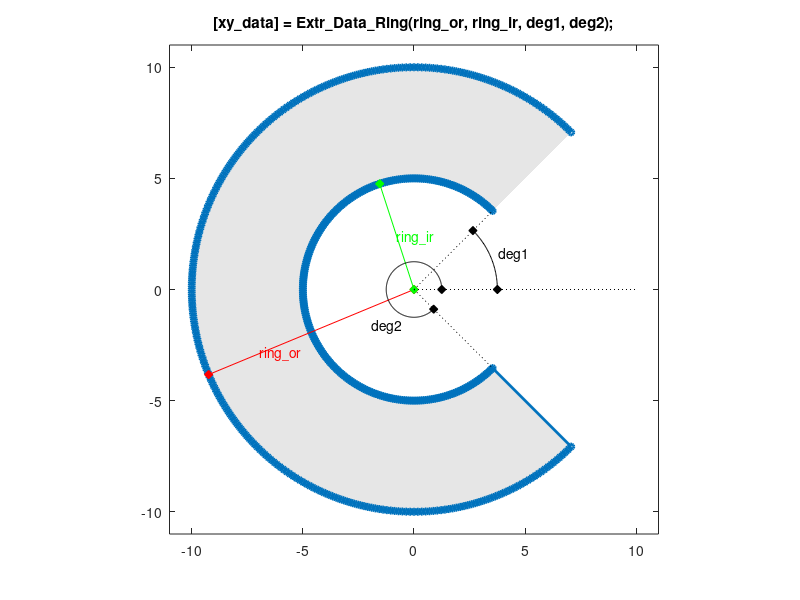

Here is the MATLAB script that generated this plot:
function [xy_data] = Extr_Data_Ring(ring_or, ring_ir, deg1, deg2, varargin)
%Extr_Data_Ring Produce extrusion data for a ring.
%   [xy_data] = Extr_Data_Ring(ring_or, ring_ir, deg1, deg2)
%   This function returns x-y data for a ring.
%   You can specify:
%       Outer radius	ring_or
%       Inner radius	ring_ir
%       Start angle     deg1
%       Finish angle	deg2
%
%   To see a plot showing parameter values, enter the name
%   of the function with no arguments
%   >> Extr_Data_Ring
%
%   To see a plot created with your parameter values,
%   add 'plot' as the final argument
%   >> Extr_Data_Ring(10,5,45,315,'plot')


% Default data to show diagram
if (nargin == 0)
    deg1 = 45;
    deg2 = 315;
    ring_or = 10;
    ring_ir = 5;
end

% Check if plot should be produced
if (isempty(varargin))
    showplot = 'n';
else
    showplot = varargin;
end

% Calculate extrusion data
theta = [(deg1:1:deg2) ]'*pi/180;
unit_circle = [cos(theta), sin(theta)];
if(ring_ir>0)
    xy_data = [ring_or * unit_circle; ring_ir * flipud(unit_circle)];
else
    xy_data = [ring_or * unit_circle];
end

% Plot diagram to show parameters and extrusion
if (nargin == 0 || strcmpi(showplot,'plot'))
    
    % Figure name
    figString = ['h1_' mfilename];
    % Only create a figure if no figure exists
    figExist = 0;
    fig_hExist = evalin('base',['exist(''' figString ''')']);
    if (fig_hExist)
        figExist = evalin('base',['ishandle(' figString ') && strcmp(get(' figString ', ''type''), ''figure'')']);
    end
    if ~figExist
        fig_h = figure('Name',figString);
        assignin('base',figString,fig_h);
    else
        fig_h = evalin('base',figString);
    end
    figure(fig_h)
    clf(fig_h)
    
    % Plot extrusion
    patch(xy_data(:,1),xy_data(:,2),[1 1 1]*0.90,'EdgeColor','none');
    hold on
    plot(xy_data(:,1),xy_data(:,2),'-','Marker','o','MarkerSize',4,'LineWidth',2);
    axis('equal');
    axis([-1.1 1.1 -1.1 1.1]*ring_or);
    
    % Show parameters
    hold on
    
    ir_label_ang = deg1+deg2*0.2;
    or_label_ang = deg1+deg2*0.5;
    plot([0 ring_or*(cos(or_label_ang*pi/180))],[0 ring_or*(sin(or_label_ang*pi/180))],'r-d','MarkerFaceColor','r');
    text(cos(or_label_ang*pi/180)*0.75*ring_or,sin(or_label_ang*pi/180)*0.75*ring_or,'{\color{red}ring\_or}');
    
    plot([0 ring_ir*(cos(ir_label_ang*pi/180))],[0 ring_ir*(sin(ir_label_ang*pi/180))],'g-d','MarkerFaceColor','g');
    text(cos(ir_label_ang*pi/180)*0.5*ring_ir,sin(ir_label_ang*pi/180)*0.5*ring_ir,'{\color{green}ring\_ir}');
    
    plot([0 ring_or],[0 0],'k:');
    plot([0 ring_ir*cos(deg1*pi/180)],[0 ring_ir*sin(deg1*pi/180)],'k:');
    plot([0 ring_ir*cos(deg2*pi/180)],[0 ring_ir*sin(deg2*pi/180)],'k:');
    
    arc1_r = 0.75*ring_ir;
    arc1 = linspace(0,deg1,50)'*pi/180;
    plot(cos(arc1)*arc1_r,sin(arc1)*arc1_r,'k-');
    plot(cos(arc1(1))*arc1_r,sin(arc1(1))*arc1_r,'kd','MarkerFaceColor','k');
    plot(cos(arc1(end))*arc1_r,sin(arc1(end))*arc1_r,'kd','MarkerFaceColor','k');
    text(cos(deg1/2*pi/180)*arc1_r*1.1,sin(deg1/2*pi/180)*arc1_r*1.1,'deg1');
    
    arc2_r = 0.25*ring_ir;
    arc2 = [(0:1:deg2)]'*pi/180;
    plot(cos(arc2)*arc2_r,sin(arc2)*arc2_r,'k-');
    plot(cos(arc2(1))*arc2_r,sin(arc2(1))*arc2_r,'kd','MarkerFaceColor','k');
    plot(cos(arc2(end))*arc2_r,sin(arc2(end))*arc2_r,'kd','MarkerFaceColor','k');
    text(cos(0.7*deg2*pi/180)*arc2_r*2,sin(0.7*deg2*pi/180)*arc2_r*2,'deg2');
    title(['[xy\_data] = Extr\_Data\_Ring(ring\_or, ring\_ir, deg1, deg2);']);
    hold off
    box on
    clear xy_data
end
